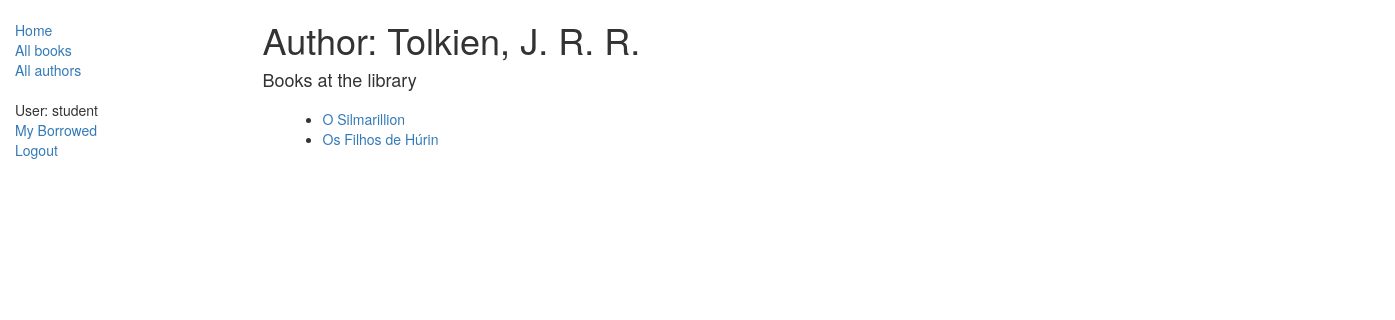
Page /catalog/author/2 (signed in) on the committed database.
### catalog/models.py (models this page shows, shortened)
class Author(models.Model):
    first_name = models.CharField(max_length=100)
    last_name = models.CharField(max_length=100)
    date_of_birth = models.DateField(null=True, blank=True)
    date_of_death = models.DateField(null=True, blank=True)
    class Meta:
        ordering = ["last_name", "first_name"]

class Book(models.Model):
    title = models.CharField(max_length=200)
    author = models.ForeignKey('Author', on_delete=models.SET_NULL, null=True)
    summary = models.TextField(max_length=1000, help_text="Enter a brief description of the book")
    isbn = models.CharField('ISBN', max_length=13, help_text="13 characters <a href='https://www.isbn-international.org/content/what-isbn'>ISBN number</a>")
    genre = models.ManyToManyField(Genre, help_text="Select the genre of the book")
    language = models.ForeignKey('Language', on_delete=models.SET_NULL, null=True)
    def display_genre(self):
        """
        Creates a string for the Genre. This is required to display genre in Admin.
        """
        return ', '.join([genre.name for genre in self.genre.all()[:3]])
    display_genre.short_description = "Genre"
    def get_absolute_url(self):
        return reverse('book-detail', args=[str(self.id)])

### catalog/views.py (the view)
# urls.py: path('author/<int:pk>', views.AuthorDetailView.as_view(), name='author-detail'),
class AuthorDetailView(LoginRequiredMixin, generic.DetailView):
    model = Author

### catalog/templates/catalog/author_detail.html
{% extends "base_generic.html" %}
{% block content %}
<div class="container">
  <h1>Author: {{ author.last_name }}, {{author.first_name}}</h1>
  <h4>Books at the library</h4>
    <ul style="margin-left:20px;margin-top:20px">
       {% for book in author.book_set.all %}
        <li class="{% if book.author == author.last_name %}text-success{% endif %}">
            <a href="{{ book.get_absolute_url}}">{{ book.title }}</a>
        </li>
        {% endfor %}
    </ul>
</div>
{% endblock %}

### catalog/templates/base_generic.html (shortened to what this page needs)
<!DOCTYPE html>
<html lang="en">
<head>
  <link rel="stylesheet" href="https://maxcdn.bootstrapcdn.com/bootstrap/3.3.7/css/bootstrap.min.css">
  {% load static %}
  <link rel="stylesheet" href="{% static 'css/styles.css' %}">
</head>
<body>
  <div class="container-fluid">
    <div class="row">
      <div class="col-sm-2">
      {% block sidebar %}
      <ul class="sidebar-nav">
          <li><a href="{% url 'index' %}">Home</a></li>
          <li><a href="{% url 'books' %}">All books</a></li>
          <li><a href="{% url 'authors'%}">All authors</a></li>
      </ul>
      <ul class="sidebar-nav">
          {% if user.is_authenticated %}
          <li>User: {{ user.get_username }}</li>
          {% if perms.catalog.can_mark_returned %}
            <li><a href="{% url 'borrewed-books' %}">Library Loans</a></li>
          {% else %}
            <li><a href="{% url 'my-borrowed' %}">My Borrowed</a></li>
          {% endif %}
          <li><a href="{% url 'logout'%}?next={{request.path}}">Logout</a></li>
          {% else %}
          <li><a href="{% url 'login'%}?next={{request.path}}">Login</a></li>
          {% endif %}
      </ul>
     {% endblock %}
      </div>
      <div class="col-sm-10 ">
      {% block content %}{% endblock %}
      </div>
    </div>
  </div>
</body>
</html>

### catalog/static/css/styles.css (style rules this page uses)
.sidebar-nav { margin-top: 20px; padding: 0; list-style: none; }

### rows in the picture
Author: last_name "Tolkien", first_name "J. R. R."
Book: title "O Silmarillion"
Book: title "Os Filhos de Húrin"

### other values in the picture
{{ user.get_username }} "student"
